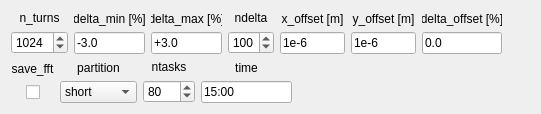
          <widget class="QWidget" name="tab_44">
           <attribute name="title">
            <string>Calculate</string>
           </attribute>
           <layout class="QVBoxLayout" name="verticalLayout_158">
            <item>
             <layout class="QHBoxLayout" name="horizontalLayout_95">
              <item>
               <layout class="QVBoxLayout" name="verticalLayout_159">
                <item>
                 <widget class="QLabel" name="label_51">
                  <property name="maximumSize">
                   <size>
                    <width>57</width>
                    <height>16777215</height>
                   </size>
                  </property>
                  <property name="text">
                   <string>n_turns</string>
                  </property>
                  <property name="alignment">
                   <set>Qt::AlignCenter</set>
                  </property>
                 </widget>
                </item>
                <item>
                 <widget class="QSpinBox" name="spinBox_n_turns_nonlin_chrom_calc">
                  <property name="maximumSize">
                   <size>
                    <width>57</width>
                    <height>16777215</height>
                   </size>
                  </property>
                  <property name="minimum">
                   <number>3</number>
                  </property>
                  <property name="maximum">
                   <number>10000</number>
                  </property>
                  <property name="value">
                   <number>1024</number>
                  </property>
                 </widget>
                </item>
               </layout>
              </item>
              <item>
               <layout class="QVBoxLayout" name="verticalLayout_160">
                <item>
                 <widget class="QLabel" name="label_145">
                  <property name="maximumSize">
                   <size>
                    <width>71</width>
                    <height>16777215</height>
                   </size>
                  </property>
                  <property name="text">
                   <string>delta_min [%]</string>
                  </property>
                  <property name="alignment">
                   <set>Qt::AlignCenter</set>
                  </property>
                 </widget>
                </item>
                <item>
                 <widget class="QLineEdit" name="lineEdit_delta_min_nonlin_chrom_calc">
                  <property name="maximumSize">
                   <size>
                    <width>71</width>
                    <height>16777215</height>
                   </size>
                  </property>
                  <property name="text">
                   <string>-3.0</string>
                  </property>
                 </widget>
                </item>
               </layout>
              </item>
              <item>
               <layout class="QVBoxLayout" name="verticalLayout_161">
                <item>
                 <widget class="QLabel" name="label_153">
                  <property name="maximumSize">
                   <size>
                    <width>71</width>
                    <height>16777215</height>
                   </size>
                  </property>
                  <property name="text">
                   <string>delta_max [%]</string>
                  </property>
                  <property name="alignment">
                   <set>Qt::AlignCenter</set>
                  </property>
                 </widget>
                </item>
                <item>
                 <widget class="QLineEdit" name="lineEdit_delta_max_nonlin_chrom_calc">
                  <property name="maximumSize">
                   <size>
                    <width>71</width>
                    <height>16777215</height>
                   </size>
                  </property>
                  <property name="text">
                   <string>+3.0</string>
                  </property>
                 </widget>
                </item>
               </layout>
              </item>
              <item>
               <layout class="QVBoxLayout" name="verticalLayout_162">
                <item>
                 <widget class="QLabel" name="label_164">
                  <property name="text">
                   <string>ndelta</string>
                  </property>
                  <property name="alignment">
                   <set>Qt::AlignCenter</set>
                  </property>
                 </widget>
                </item>
                <item>
                 <widget class="QSpinBox" name="spinBox_ndelta_nonlin_chrom_calc">
                  <property name="maximumSize">
                   <size>
                    <width>46</width>
                    <height>16777215</height>
                   </size>
                  </property>
                  <property name="minimum">
                   <number>3</number>
                  </property>
                  <property name="maximum">
                   <number>1001</number>
                  </property>
                  <property name="value">
                   <number>100</number>
                  </property>
                 </widget>
                </item>
               </layout>
              </item>
              <item>
               <layout class="QVBoxLayout" name="verticalLayout_164">
                <item>
                 <widget class="QLabel" name="label_169">
                  <property name="maximumSize">
                   <size>
                    <width>65</width>
                    <height>16777215</height>
                   </size>
                  </property>
                  <property name="text">
                   <string>x_offset [m]</string>
                  </property>
                  <property name="alignment">
                   <set>Qt::AlignCenter</set>
                  </property>
                 </widget>
                </item>
                <item>
                 <widget class="QLineEdit" name="lineEdit_x_offset_nonlin_chrom_calc">
                  <property name="maximumSize">
                   <size>
                    <width>65</width>
                    <height>16777215</height>
                   </size>
                  </property>
                  <property name="text">
                   <string>1e-6</string>
                  </property>
                 </widget>
                </item>
               </layout>
              </item>
              <item>
               <layout class="QVBoxLayout" name="verticalLayout_165">
                <item>
                 <widget class="QLabel" name="label_170">
                  <property name="maximumSize">
                   <size>
                    <width>65</width>
                    <height>16777215</height>
                   </size>
                  </property>
                  <property name="text">
                   <string>y_offset [m]</string>
                  </property>
                  <property name="alignment">
                   <set>Qt::AlignCenter</set>
                  </property>
                 </widget>
                </item>
                <item>
                 <widget class="QLineEdit" name="lineEdit_y_offset_nonlin_chrom_calc">
                  <property name="maximumSize">
                   <size>
                    <width>65</width>
                    <height>16777215</height>
                   </size>
                  </property>
                  <property name="text">
                   <string>1e-6</string>
                  </property>
                 </widget>
                </item>
               </layout>
              </item>
              <item>
               <layout class="QVBoxLayout" name="verticalLayout_181">
                <item>
                 <widget class="QLabel" name="label_188">
                  <property name="maximumSize">
                   <size>
                    <width>80</width>
                    <height>16777215</height>
                   </size>
                  </property>
                  <property name="text">
                   <string>delta_offset [%]</string>
                  </property>
                  <property name="alignment">
                   <set>Qt::AlignCenter</set>
                  </property>
                 </widget>
                </item>
                <item>
                 <widget class="QLineEdit" name="lineEdit_delta_offset_nonlin_chrom_calc">
                  <property name="maximumSize">
                   <size>
                    <width>80</width>
                    <height>16777215</height>
                   </size>
                  </property>
                  <property name="text">
                   <string>0.0</string>
                  </property>
                 </widget>
                </item>
               </layout>
              </item>
              <item>
               <spacer name="horizontalSpacer_61">
                <property name="orientation">
                 <enum>Qt::Horizontal</enum>
                </property>
                <property name="sizeHint" stdset="0">
                 <size>
                  <width>28</width>
                  <height>20</height>
                 </size>
                </property>
               </spacer>
              </item>
             </layout>
            </item>
            <item>
             <layout class="QHBoxLayout" name="horizontalLayout_96">
              <item>
               <layout class="QGridLayout" name="gridLayout_3">
                <item row="0" column="0" colspan="3">
                 <widget class="QLabel" name="label_168">
                  <property name="maximumSize">
                   <size>
                    <width>50</width>
                    <height>16777215</height>
                   </size>
                  </property>
                  <property name="text">
                   <string>save_fft</string>
                  </property>
                  <property name="alignment">
                   <set>Qt::AlignCenter</set>
                  </property>
                 </widget>
                </item>
                <item row="1" column="0">
                 <spacer name="horizontalSpacer_69">
                  <property name="orientation">
                   <enum>Qt::Horizontal</enum>
                  </property>
                  <property name="sizeType">
                   <enum>QSizePolicy::Preferred</enum>
                  </property>
                  <property name="sizeHint" stdset="0">
                   <size>
                    <width>5</width>
                    <height>20</height>
                   </size>
                  </property>
                 </spacer>
                </item>
                <item row="1" column="1">
                 <widget class="QCheckBox" name="checkBox_save_fft_nonlin_chrom_calc">
                  <property name="maximumSize">
                   <size>
                    <width>16</width>
                    <height>16777215</height>
                   </size>
                  </property>
                  <property name="text">
                   <string/>
                  </property>
                 </widget>
                </item>
                <item row="1" column="2">
                 <spacer name="horizontalSpacer_68">
                  <property name="orientation">
                   <enum>Qt::Horizontal</enum>
                  </property>
                  <property name="sizeType">
                   <enum>QSizePolicy::Preferred</enum>
                  </property>
                  <property name="sizeHint" stdset="0">
                   <size>
                    <width>5</width>
                    <height>20</height>
                   </size>
                  </property>
                 </spacer>
                </item>
               </layout>
              </item>
              <item>
               <layout class="QVBoxLayout" name="verticalLayout_166">
                <item>
                 <widget class="QLabel" name="label_171">
                  <property name="text">
                   <string>partition</string>
                  </property>
                  <property name="alignment">
                   <set>Qt::AlignCenter</set>
                  </property>
                 </widget>
                </item>
                <item>
                 <widget class="QComboBox" name="comboBox_partition_nonlin_chrom_calc">
                  <property name="currentIndex">
                   <number>1</number>
                  </property>
                  <item>
                   <property name="text">
                    <string>normal</string>
                   </property>
                  </item>
                  <item>
                   <property name="text">
                    <string>short</string>
                   </property>
                  </item>
                  <item>
                   <property name="text">
                    <string>debug</string>
                   </property>
                  </item>
                  <item>
                   <property name="text">
                    <string>long</string>
                   </property>
                  </item>
                  <item>
                   <property name="text">
                    <string>longlong</string>
                   </property>
                  </item>
                  <item>
                   <property name="text">
                    <string>low</string>
                   </property>
                  </item>
                  <item>
                   <property name="text">
                    <string>high</string>
                   </property>
                  </item>
                 </widget>
                </item>
               </layout>
              </item>
              <item>
               <layout class="QVBoxLayout" name="verticalLayout_167">
                <item>
                 <widget class="QLabel" name="label_179">
                  <property name="maximumSize">
                   <size>
                    <width>52</width>
                    <height>16777215</height>
                   </size>
                  </property>
                  <property name="text">
                   <string>ntasks</string>
                  </property>
                  <property name="alignment">
                   <set>Qt::AlignCenter</set>
                  </property>
                 </widget>
                </item>
                <item>
                 <widget class="QSpinBox" name="spinBox_ntasks_nonlin_chrom_calc">
                  <property name="maximumSize">
                   <size>
                    <width>52</width>
                    <height>16777215</height>
                   </size>
                  </property>
                  <property name="specialValueText">
                   <string/>
                  </property>
                  <property name="minimum">
                   <number>2</number>
                  </property>
                  <property name="maximum">
                   <number>1000</number>
                  </property>
                  <property name="singleStep">
                   <number>2</number>
                  </property>
                  <property name="value">
                   <number>80</number>
                  </property>
                 </widget>
                </item>
               </layout>
              </item>
              <item>
               <layout class="QVBoxLayout" name="verticalLayout_168">
                <item>
                 <widget class="QLabel" name="label_time_common_16">
                  <property name="maximumSize">
                   <size>
                    <width>91</width>
                    <height>16777215</height>
                   </size>
                  </property>
                  <property name="text">
                   <string>time</string>
                  </property>
                  <property name="alignment">
                   <set>Qt::AlignCenter</set>
                  </property>
                 </widget>
                </item>
                <item>
                 <widget class="QLineEdit" name="lineEdit_time_nonlin_chrom_calc">
                  <property name="maximumSize">
                   <size>
                    <width>91</width>
                    <height>16777215</height>
                   </size>
                  </property>
                  <property name="text">
                   <string>15:00</string>
                  </property>
                 </widget>
                </item>
               </layout>
              </item>
              <item>
               <spacer name="horizontalSpacer_62">
                <property name="orientation">
                 <enum>Qt::Horizontal</enum>
                </property>
                <property name="sizeHint" stdset="0">
                 <size>
                  <width>40</width>
                  <height>20</height>
                 </size>
                </property>
               </spacer>
              </item>
              <item>
               <spacer name="horizontalSpacer_63">
                <property name="orientation">
                 <enum>Qt::Horizontal</enum>
                </property>
                <property name="sizeHint" stdset="0">
                 <size>
                  <width>40</width>
                  <height>20</height>
                 </size>
                </property>
               </spacer>
              </item>
             </layout>
            </item>
           </layout>
          </widget>
